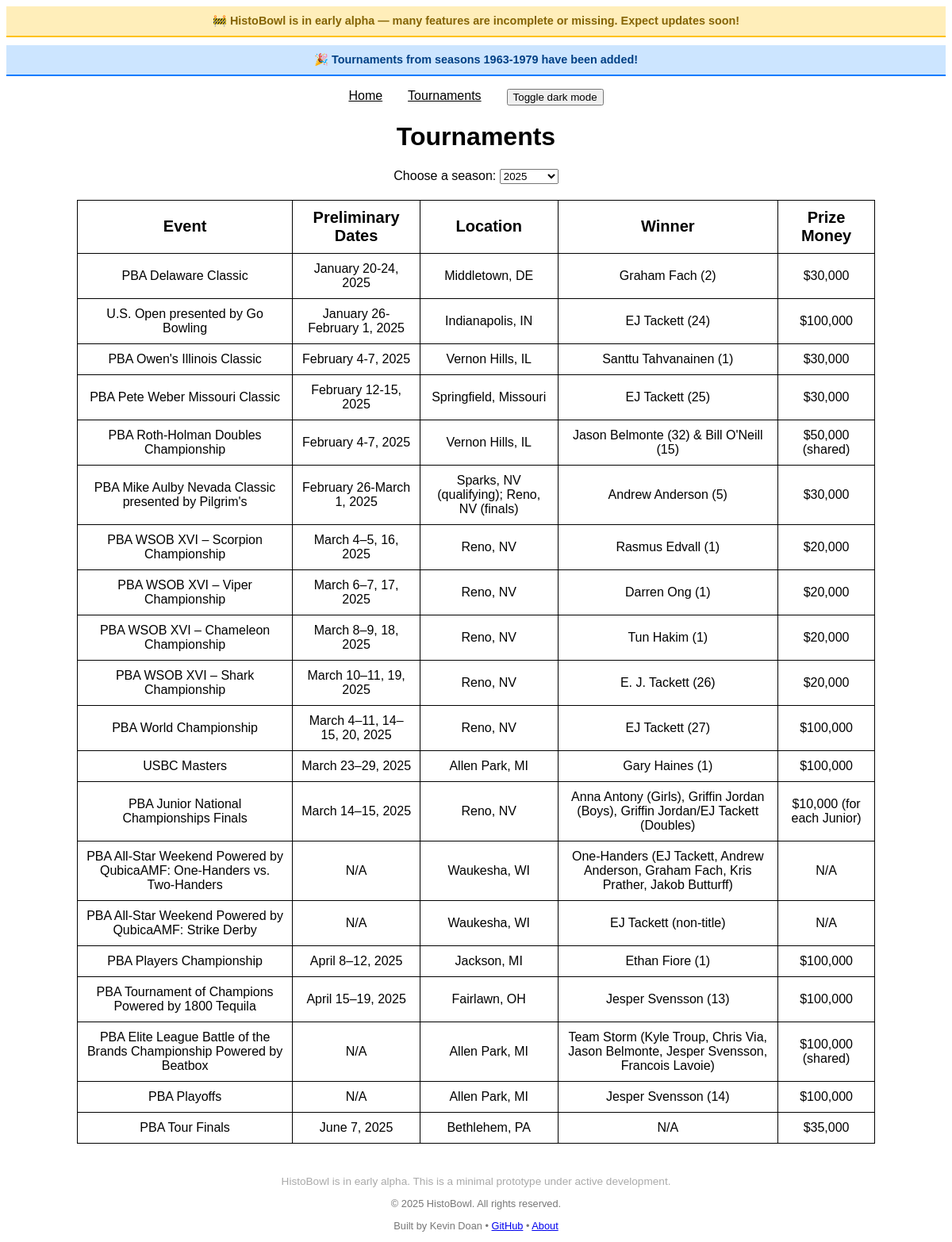
/tournaments, run on the app's committed database.
### tables this page shows
CREATE TABLE "tournaments" (
	"id"	INTEGER,
	"event"	TEXT NOT NULL,
	"airdate"	TEXT,
	"prelim_dates"	TEXT,
	"city"	TEXT,
	"oil"	TEXT,
	"winner"	TEXT,
	"prize_money"	TEXT,
	"season"	TEXT,
	"format"	TEXT,
	PRIMARY KEY("id" AUTOINCREMENT)
);

### app.py (the view)
@app.route("/tournaments")
def tournaments():
    season = request.args.get("season", default="2025")
    con = sqlite3.connect("histobowl.db")
    cur = con.cursor()
    cur.execute("SELECT * FROM tournaments WHERE season = ?", (season,))
    tournaments = cur.fetchall()
    con.close()
    return render_template("tournaments.html", tournaments=tournaments, selected_season=season, seasons=SEASONS)

### templates/tournaments.html (shortened to what this page needs)
{% extends "base.html" %}
{% block content %}
    <h1>Tournaments</h1>
    <form action="{{ url_for('tournaments') }}" method="get">
        <label for="season">Choose a season:</label>
        <select name="season" id="season" onchange="this.form.submit()">
            {% for s in seasons %}
                <option value="{{ s }}" {% if selected_season == s %}selected{% endif %}>
                    {{ s }}
                </option>
            {% endfor %}
        </select>
    </form>
    <table>
        <thead>
            <tr>
                <th>Event</th>
                <th>Preliminary Dates</th>
                <th>Location</th>
                <th>Winner</th>
                <th>Prize Money</th>
            </tr>
        </thead>
        {% for t in tournaments %}
        <tbody>
            <tr>
                <td>{{ t[1] }}</td>
                <td>{{ t[3] }}</td>
                <td>{{ t[4] }}</td>
                <td>{{ t[6] }}</td>
                <td>{{ t[7] }}</td>
            </tr>
        {% endfor %}
        </tbody>
    </table>
{% endblock %}

### static/style.css (style rules this page uses)
body { font-family: 'Commissioner', sans-serif; font-weight: 400; text-align: center; }
html, body { transition: background-color 0.4s ease, color 0.4s ease; }
table { width: 85%; margin: 0.5rem auto 0 auto; border-collapse: collapse; text-align: center; border: 1px solid black; }
th, td { padding: 10px; border: 1px solid black; }
th { font-size: 20px }
form { margin-bottom: 20px; }
h1 { text-align: center; }
::placeholder { text-align: center; }

### data on the page
tournaments: event "PBA Delaware Classic", prelim_dates "January 20-24, 2025", city "Middletown, DE", winner "Graham Fach (2)", prize_money "$30,000"
tournaments: event "U.S. Open presented by Go Bowling", prelim_dates "January 26-February 1, 2025", city "Indianapolis, IN", winner "EJ Tackett (24)", prize_money "$100,000"
tournaments: event "PBA Owen's Illinois Classic", prelim_dates "February 4-7, 2025", city "Vernon Hills, IL", winner "Santtu Tahvanainen (1)", prize_money "$30,000"
tournaments: event "PBA Pete Weber Missouri Classic", prelim_dates "February 12-15, 2025", city "Springfield, Missouri", winner "EJ Tackett (25)", prize_money "$30,000"
tournaments: event "PBA Roth-Holman Doubles Championship", prelim_dates "February 4-7, 2025", city "Vernon Hills, IL", winner "Jason Belmonte (32) & Bill O'Neill (15)", prize_money "$50,000 (shared)"
tournaments: event "PBA Mike Aulby Nevada Classic presented by Pilgrim's", prelim_dates "February 26-March 1, 2025", city "Sparks, NV (qualifying); Reno, NV (finals)", winner "Andrew Anderson (5)", prize_money "$30,000"
tournaments: event "PBA WSOB XVI – Scorpion Championship", prelim_dates "March 4–5, 16, 2025", city "Reno, NV", winner "Rasmus Edvall (1)", prize_money "$20,000"
tournaments: event "PBA WSOB XVI – Viper Championship", prelim_dates "March 6–7, 17, 2025", city "Reno, NV", winner "Darren Ong (1)", prize_money "$20,000"
tournaments: event "PBA WSOB XVI – Chameleon Championship", prelim_dates "March 8–9, 18, 2025", city "Reno, NV", winner "Tun Hakim (1)", prize_money "$20,000"
tournaments: event "PBA WSOB XVI – Shark Championship", prelim_dates "March 10–11, 19, 2025", city "Reno, NV", winner "E. J. Tackett (26)", prize_money "$20,000"
tournaments: event "PBA World Championship", prelim_dates "March 4–11, 14–15, 20, 2025", city "Reno, NV", winner "EJ Tackett (27)", prize_money "$100,000"
tournaments: event "USBC Masters", prelim_dates "March 23–29, 2025", city "Allen Park, MI", winner "Gary Haines (1)", prize_money "$100,000"
tournaments: event "PBA Junior National Championships Finals", prelim_dates "March 14–15, 2025", city "Reno, NV", winner "Anna Antony (Girls), Griffin Jordan (Boys), Griffin Jordan/EJ Tackett (Doubles)", prize_money "$10,000 (for each Junior)"
tournaments: event "PBA All-Star Weekend Powered by QubicaAMF: One-Handers vs. Two-Handers", prelim_dates "N/A", city "Waukesha, WI", winner "One-Handers (EJ Tackett, Andrew Anderson, Graham Fach, Kris Prather, Jakob Butturff)", prize_money "N/A"
tournaments: event "PBA All-Star Weekend Powered by QubicaAMF: Strike Derby", prelim_dates "N/A", city "Waukesha, WI", winner "EJ Tackett (non-title)", prize_money "N/A"
tournaments: event "PBA Players Championship", prelim_dates "April 8–12, 2025", city "Jackson, MI", winner "Ethan Fiore (1)", prize_money "$100,000"
tournaments: event "PBA Tournament of Champions Powered by 1800 Tequila", prelim_dates "April 15–19, 2025", city "Fairlawn, OH", winner "Jesper Svensson (13)", prize_money "$100,000"
tournaments: event "PBA Elite League Battle of the Brands Championship Powered by Beatbox", prelim_dates "N/A", city "Allen Park, MI", winner "Team Storm (Kyle Troup, Chris Via, Jason Belmonte, Jesper Svensson, Francois Lavoie)", prize_money "$100,000 (shared)"
tournaments: event "PBA Playoffs", prelim_dates "N/A", city "Allen Park, MI", winner "Jesper Svensson (14)", prize_money "$100,000"
tournaments: event "PBA Tour Finals", prelim_dates "June 7, 2025", city "Bethlehem, PA", winner "N/A", prize_money "$35,000"

### other printed values
form field season "2025"
